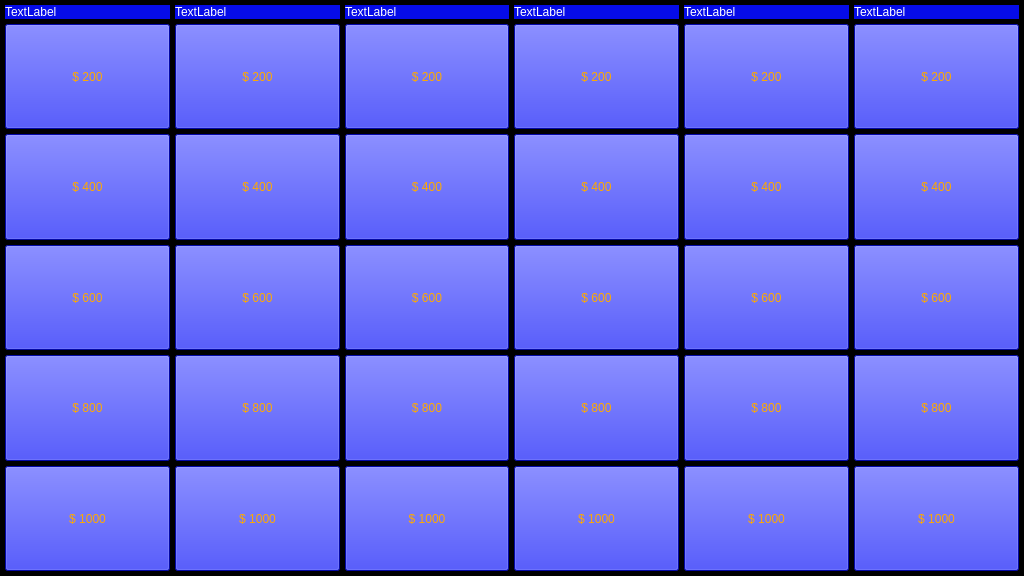
<?xml version="1.0" encoding="UTF-8"?>
<ui version="4.0">
 <class>MainWindow</class>
 <widget class="QMainWindow" name="MainWindow">
  <property name="geometry">
   <rect>
    <x>0</x>
    <y>0</y>
    <width>1024</width>
    <height>576</height>
   </rect>
  </property>
  <property name="windowTitle">
   <string>MainWindow</string>
  </property>
  <property name="autoFillBackground">
   <bool>false</bool>
  </property>
  <property name="styleSheet">
   <string notr="true">background-color: black;</string>
  </property>
  <widget class="QWidget" name="centralwidget">
   <property name="sizePolicy">
    <sizepolicy hsizetype="Preferred" vsizetype="Preferred">
     <horstretch>0</horstretch>
     <verstretch>0</verstretch>
    </sizepolicy>
   </property>
   <property name="styleSheet">
    <string notr="true">QFrame {
background-color: black;
}
QPushButton {
background-color: rgb(6, 12, 233);
font: 57 40pt &quot;Swiss 911 Compressed&quot;;
color: rgb(255, 170, 0);

}
QLabel {
background-color: rgb(6, 12, 233);
font: 57 30pt &quot;Swiss 911 Compressed&quot;;
color: white;
QGraphicsDropShadowEffect;
}</string>
   </property>
   <layout class="QVBoxLayout" name="verticalLayout">
    <property name="spacing">
     <number>5</number>
    </property>
    <property name="sizeConstraint">
     <enum>QLayout::SetDefaultConstraint</enum>
    </property>
    <property name="leftMargin">
     <number>0</number>
    </property>
    <property name="topMargin">
     <number>0</number>
    </property>
    <property name="rightMargin">
     <number>0</number>
    </property>
    <property name="bottomMargin">
     <number>0</number>
    </property>
    <item>
     <widget class="QFrame" name="frame">
      <property name="sizePolicy">
       <sizepolicy hsizetype="Expanding" vsizetype="Expanding">
        <horstretch>0</horstretch>
        <verstretch>0</verstretch>
       </sizepolicy>
      </property>
      <layout class="QGridLayout" name="gridLayout_2">
       <property name="leftMargin">
        <number>5</number>
       </property>
       <property name="topMargin">
        <number>5</number>
       </property>
       <property name="rightMargin">
        <number>5</number>
       </property>
       <property name="bottomMargin">
        <number>5</number>
       </property>
       <property name="spacing">
        <number>5</number>
       </property>
       <item row="0" column="0">
        <layout class="QHBoxLayout" name="horizontalLayout">
         <item>
          <widget class="QLabel" name="a_0">
           <property name="text">
            <string>TextLabel</string>
           </property>
          </widget>
         </item>
         <item>
          <widget class="QLabel" name="b_0">
           <property name="text">
            <string>TextLabel</string>
           </property>
          </widget>
         </item>
         <item>
          <widget class="QLabel" name="c_0">
           <property name="text">
            <string>TextLabel</string>
           </property>
          </widget>
         </item>
         <item>
          <widget class="QLabel" name="d_0">
           <property name="text">
            <string>TextLabel</string>
           </property>
          </widget>
         </item>
         <item>
          <widget class="QLabel" name="e_0">
           <property name="text">
            <string>TextLabel</string>
           </property>
          </widget>
         </item>
         <item>
          <widget class="QLabel" name="f_0">
           <property name="text">
            <string>TextLabel</string>
           </property>
          </widget>
         </item>
        </layout>
       </item>
       <item row="1" column="0">
        <layout class="QGridLayout" name="gridLayout">
         <property name="sizeConstraint">
          <enum>QLayout::SetDefaultConstraint</enum>
         </property>
         <property name="spacing">
          <number>5</number>
         </property>
         <item row="3" column="7">
          <widget class="QPushButton" name="f_4">
           <property name="sizePolicy">
            <sizepolicy hsizetype="Minimum" vsizetype="Expanding">
             <horstretch>0</horstretch>
             <verstretch>0</verstretch>
            </sizepolicy>
           </property>
           <property name="text">
            <string>$ 800</string>
           </property>
          </widget>
         </item>
         <item row="3" column="2">
          <widget class="QPushButton" name="c_4">
           <property name="sizePolicy">
            <sizepolicy hsizetype="Minimum" vsizetype="Expanding">
             <horstretch>0</horstretch>
             <verstretch>0</verstretch>
            </sizepolicy>
           </property>
           <property name="text">
            <string>$ 800</string>
           </property>
          </widget>
         </item>
         <item row="4" column="6">
          <widget class="QPushButton" name="e_5">
           <property name="sizePolicy">
            <sizepolicy hsizetype="Minimum" vsizetype="Expanding">
             <horstretch>0</horstretch>
             <verstretch>0</verstretch>
            </sizepolicy>
           </property>
           <property name="text">
            <string>$ 1000</string>
           </property>
          </widget>
         </item>
         <item row="1" column="2">
          <widget class="QPushButton" name="c_2">
           <property name="sizePolicy">
            <sizepolicy hsizetype="Minimum" vsizetype="Expanding">
             <horstretch>0</horstretch>
             <verstretch>0</verstretch>
            </sizepolicy>
           </property>
           <property name="text">
            <string>$ 400</string>
           </property>
          </widget>
         </item>
         <item row="0" column="7">
          <widget class="QPushButton" name="f_1">
           <property name="sizePolicy">
            <sizepolicy hsizetype="Minimum" vsizetype="Expanding">
             <horstretch>0</horstretch>
             <verstretch>0</verstretch>
            </sizepolicy>
           </property>
           <property name="text">
            <string>$ 200</string>
           </property>
          </widget>
         </item>
         <item row="0" column="0">
          <widget class="QPushButton" name="a_1">
           <property name="sizePolicy">
            <sizepolicy hsizetype="Minimum" vsizetype="Expanding">
             <horstretch>0</horstretch>
             <verstretch>0</verstretch>
            </sizepolicy>
           </property>
           <property name="text">
            <string>$ 200</string>
           </property>
          </widget>
         </item>
         <item row="0" column="2">
          <widget class="QPushButton" name="c_1">
           <property name="sizePolicy">
            <sizepolicy hsizetype="Minimum" vsizetype="Expanding">
             <horstretch>0</horstretch>
             <verstretch>0</verstretch>
            </sizepolicy>
           </property>
           <property name="text">
            <string>$ 200</string>
           </property>
          </widget>
         </item>
         <item row="1" column="7">
          <widget class="QPushButton" name="f_2">
           <property name="sizePolicy">
            <sizepolicy hsizetype="Minimum" vsizetype="Expanding">
             <horstretch>0</horstretch>
             <verstretch>0</verstretch>
            </sizepolicy>
           </property>
           <property name="text">
            <string>$ 400</string>
           </property>
          </widget>
         </item>
         <item row="2" column="7">
          <widget class="QPushButton" name="f_3">
           <property name="sizePolicy">
            <sizepolicy hsizetype="Minimum" vsizetype="Expanding">
             <horstretch>0</horstretch>
             <verstretch>0</verstretch>
            </sizepolicy>
           </property>
           <property name="text">
            <string>$ 600</string>
           </property>
          </widget>
         </item>
         <item row="0" column="1">
          <widget class="QPushButton" name="b_1">
           <property name="sizePolicy">
            <sizepolicy hsizetype="Minimum" vsizetype="Expanding">
             <horstretch>0</horstretch>
             <verstretch>0</verstretch>
            </sizepolicy>
           </property>
           <property name="text">
            <string>$ 200</string>
           </property>
          </widget>
         </item>
         <item row="1" column="1">
          <widget class="QPushButton" name="b_2">
           <property name="sizePolicy">
            <sizepolicy hsizetype="Minimum" vsizetype="Expanding">
             <horstretch>0</horstretch>
             <verstretch>0</verstretch>
            </sizepolicy>
           </property>
           <property name="text">
            <string>$ 400</string>
           </property>
          </widget>
         </item>
         <item row="0" column="6">
          <widget class="QPushButton" name="e_1">
           <property name="sizePolicy">
            <sizepolicy hsizetype="Minimum" vsizetype="Expanding">
             <horstretch>0</horstretch>
             <verstretch>0</verstretch>
            </sizepolicy>
           </property>
           <property name="text">
            <string>$ 200</string>
           </property>
          </widget>
         </item>
         <item row="4" column="7">
          <widget class="QPushButton" name="f_5">
           <property name="sizePolicy">
            <sizepolicy hsizetype="Minimum" vsizetype="Expanding">
             <horstretch>0</horstretch>
             <verstretch>0</verstretch>
            </sizepolicy>
           </property>
           <property name="text">
            <string>$ 1000</string>
           </property>
          </widget>
         </item>
         <item row="4" column="0">
          <widget class="QPushButton" name="a_5">
           <property name="sizePolicy">
            <sizepolicy hsizetype="Minimum" vsizetype="Expanding">
             <horstretch>0</horstretch>
             <verstretch>0</verstretch>
            </sizepolicy>
           </property>
           <property name="text">
            <string>$ 1000</string>
           </property>
          </widget>
         </item>
         <item row="1" column="0">
          <widget class="QPushButton" name="a_2">
           <property name="sizePolicy">
            <sizepolicy hsizetype="Minimum" vsizetype="Expanding">
             <horstretch>0</horstretch>
             <verstretch>0</verstretch>
            </sizepolicy>
           </property>
           <property name="text">
            <string>$ 400</string>
           </property>
          </widget>
         </item>
         <item row="3" column="0">
          <widget class="QPushButton" name="a_4">
           <property name="sizePolicy">
            <sizepolicy hsizetype="Minimum" vsizetype="Expanding">
             <horstretch>0</horstretch>
             <verstretch>0</verstretch>
            </sizepolicy>
           </property>
           <property name="text">
            <string>$ 800</string>
           </property>
          </widget>
         </item>
         <item row="3" column="5">
          <widget class="QPushButton" name="d_4">
           <property name="sizePolicy">
            <sizepolicy hsizetype="Minimum" vsizetype="Expanding">
             <horstretch>0</horstretch>
             <verstretch>0</verstretch>
            </sizepolicy>
           </property>
           <property name="text">
            <string>$ 800</string>
           </property>
          </widget>
         </item>
         <item row="4" column="1">
          <widget class="QPushButton" name="b_5">
           <property name="sizePolicy">
            <sizepolicy hsizetype="Minimum" vsizetype="Expanding">
             <horstretch>0</horstretch>
             <verstretch>0</verstretch>
            </sizepolicy>
           </property>
           <property name="text">
            <string>$ 1000</string>
           </property>
          </widget>
         </item>
         <item row="2" column="5">
          <widget class="QPushButton" name="d_3">
           <property name="sizePolicy">
            <sizepolicy hsizetype="Minimum" vsizetype="Expanding">
             <horstretch>0</horstretch>
             <verstretch>0</verstretch>
            </sizepolicy>
           </property>
           <property name="text">
            <string>$ 600</string>
           </property>
          </widget>
         </item>
         <item row="0" column="5">
          <widget class="QPushButton" name="d_1">
           <property name="sizePolicy">
            <sizepolicy hsizetype="Minimum" vsizetype="Expanding">
             <horstretch>0</horstretch>
             <verstretch>0</verstretch>
            </sizepolicy>
           </property>
           <property name="text">
            <string>$ 200</string>
           </property>
          </widget>
         </item>
         <item row="4" column="5">
          <widget class="QPushButton" name="d_5">
           <property name="sizePolicy">
            <sizepolicy hsizetype="Minimum" vsizetype="Expanding">
             <horstretch>0</horstretch>
             <verstretch>0</verstretch>
            </sizepolicy>
           </property>
           <property name="text">
            <string>$ 1000</string>
           </property>
          </widget>
         </item>
         <item row="2" column="2">
          <widget class="QPushButton" name="c_3">
           <property name="sizePolicy">
            <sizepolicy hsizetype="Minimum" vsizetype="Expanding">
             <horstretch>0</horstretch>
             <verstretch>0</verstretch>
            </sizepolicy>
           </property>
           <property name="text">
            <string>$ 600</string>
           </property>
          </widget>
         </item>
         <item row="2" column="1">
          <widget class="QPushButton" name="b_3">
           <property name="sizePolicy">
            <sizepolicy hsizetype="Minimum" vsizetype="Expanding">
             <horstretch>0</horstretch>
             <verstretch>0</verstretch>
            </sizepolicy>
           </property>
           <property name="text">
            <string>$ 600</string>
           </property>
          </widget>
         </item>
         <item row="2" column="0">
          <widget class="QPushButton" name="a_3">
           <property name="sizePolicy">
            <sizepolicy hsizetype="Minimum" vsizetype="Expanding">
             <horstretch>0</horstretch>
             <verstretch>0</verstretch>
            </sizepolicy>
           </property>
           <property name="text">
            <string>$ 600</string>
           </property>
          </widget>
         </item>
         <item row="1" column="5">
          <widget class="QPushButton" name="d_2">
           <property name="sizePolicy">
            <sizepolicy hsizetype="Minimum" vsizetype="Expanding">
             <horstretch>0</horstretch>
             <verstretch>0</verstretch>
            </sizepolicy>
           </property>
           <property name="text">
            <string>$ 400</string>
           </property>
          </widget>
         </item>
         <item row="3" column="1">
          <widget class="QPushButton" name="b_4">
           <property name="sizePolicy">
            <sizepolicy hsizetype="Minimum" vsizetype="Expanding">
             <horstretch>0</horstretch>
             <verstretch>0</verstretch>
            </sizepolicy>
           </property>
           <property name="text">
            <string>$ 800</string>
           </property>
          </widget>
         </item>
         <item row="2" column="6">
          <widget class="QPushButton" name="e_3">
           <property name="sizePolicy">
            <sizepolicy hsizetype="Minimum" vsizetype="Expanding">
             <horstretch>0</horstretch>
             <verstretch>0</verstretch>
            </sizepolicy>
           </property>
           <property name="text">
            <string>$ 600</string>
           </property>
          </widget>
         </item>
         <item row="1" column="6">
          <widget class="QPushButton" name="e_2">
           <property name="sizePolicy">
            <sizepolicy hsizetype="Minimum" vsizetype="Expanding">
             <horstretch>0</horstretch>
             <verstretch>0</verstretch>
            </sizepolicy>
           </property>
           <property name="text">
            <string>$ 400</string>
           </property>
          </widget>
         </item>
         <item row="4" column="2">
          <widget class="QPushButton" name="c_5">
           <property name="sizePolicy">
            <sizepolicy hsizetype="Minimum" vsizetype="Expanding">
             <horstretch>0</horstretch>
             <verstretch>0</verstretch>
            </sizepolicy>
           </property>
           <property name="text">
            <string>$ 1000</string>
           </property>
          </widget>
         </item>
         <item row="3" column="6">
          <widget class="QPushButton" name="e_4">
           <property name="sizePolicy">
            <sizepolicy hsizetype="Minimum" vsizetype="Expanding">
             <horstretch>0</horstretch>
             <verstretch>0</verstretch>
            </sizepolicy>
           </property>
           <property name="text">
            <string>$ 800</string>
           </property>
          </widget>
         </item>
        </layout>
       </item>
      </layout>
     </widget>
    </item>
   </layout>
  </widget>
 </widget>
 <resources/>
 <connections/>
</ui>
